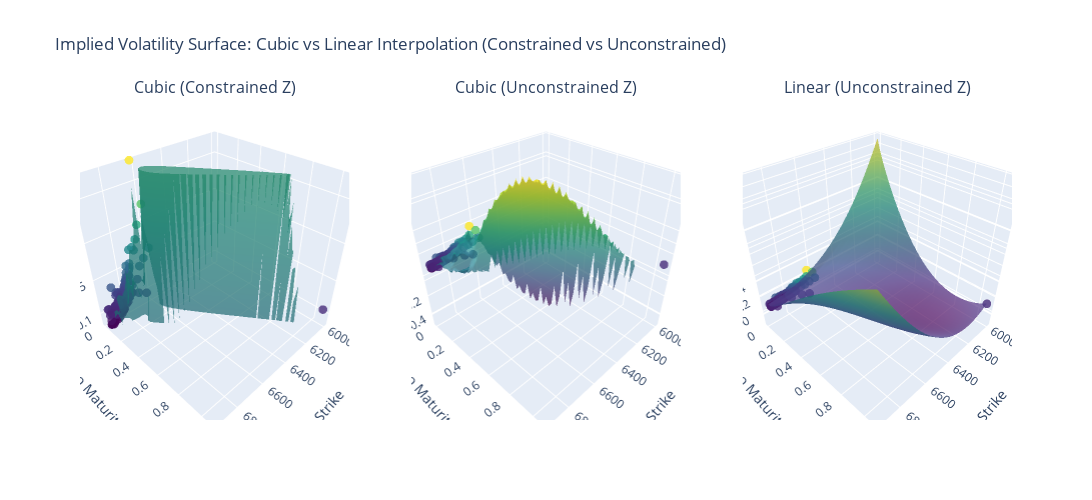

The cell this chart's notebook holds for it:
### Code cell
interp,regres = get_interp(calls)
plot_two_interp(interp,regres,calls)
